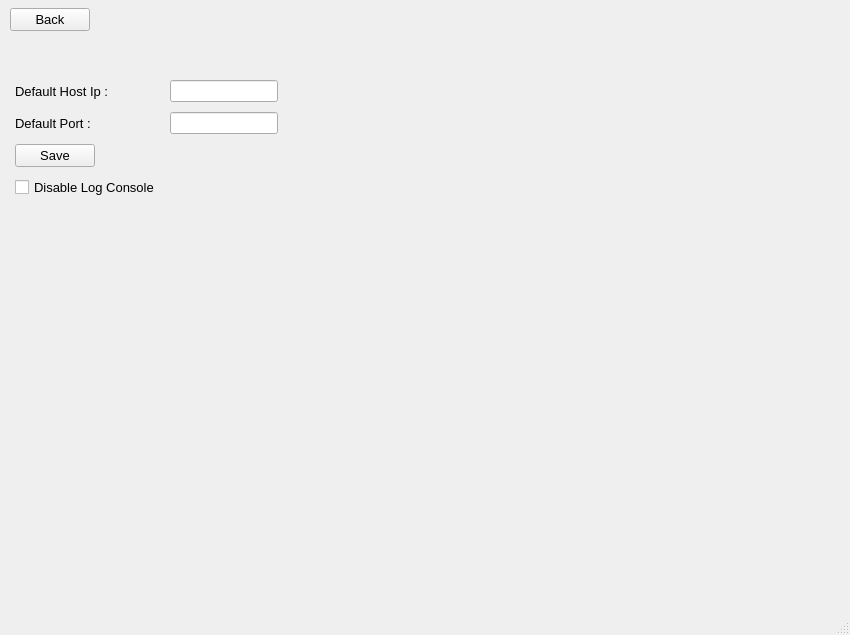
<?xml version="1.0" encoding="UTF-8"?>
<ui version="4.0">
 <class>MainWindow</class>
 <widget class="QMainWindow" name="MainWindow">
  <property name="geometry">
   <rect>
    <x>0</x>
    <y>0</y>
    <width>850</width>
    <height>635</height>
   </rect>
  </property>
  <property name="windowTitle">
   <string>PyRAT</string>
  </property>
  <property name="windowIcon">
   <iconset>
    <normaloff>../icons/pyrat_icon_fullsize.png</normaloff>../icons/pyrat_icon_fullsize.png</iconset>
  </property>
  <widget class="QWidget" name="centralwidget">
   <widget class="QWidget" name="gridLayoutWidget">
    <property name="geometry">
     <rect>
      <x>0</x>
      <y>-20</y>
      <width>851</width>
      <height>80</height>
     </rect>
    </property>
    <layout class="QGridLayout" name="gridLayout">
     <property name="leftMargin">
      <number>10</number>
     </property>
     <property name="topMargin">
      <number>20</number>
     </property>
     <property name="rightMargin">
      <number>10</number>
     </property>
     <property name="bottomMargin">
      <number>20</number>
     </property>
     <property name="horizontalSpacing">
      <number>10</number>
     </property>
     <item row="0" column="0">
      <widget class="QPushButton" name="backButton">
       <property name="font">
        <font>
         <pointsize>10</pointsize>
        </font>
       </property>
       <property name="text">
        <string>Back</string>
       </property>
       <property name="icon">
        <iconset>
         <normaloff>../icons/back.png</normaloff>../icons/back.png</iconset>
       </property>
       <property name="iconSize">
        <size>
         <width>20</width>
         <height>20</height>
        </size>
       </property>
      </widget>
     </item>
     <item row="0" column="1">
      <spacer name="horizontalSpacer">
       <property name="orientation">
        <enum>Qt::Horizontal</enum>
       </property>
       <property name="sizeHint" stdset="0">
        <size>
         <width>40</width>
         <height>20</height>
        </size>
       </property>
      </spacer>
     </item>
    </layout>
   </widget>
   <widget class="QWidget" name="formLayoutWidget">
    <property name="geometry">
     <rect>
      <x>0</x>
      <y>60</y>
      <width>851</width>
      <height>551</height>
     </rect>
    </property>
    <layout class="QFormLayout" name="formLayout">
     <property name="horizontalSpacing">
      <number>10</number>
     </property>
     <property name="verticalSpacing">
      <number>10</number>
     </property>
     <property name="leftMargin">
      <number>15</number>
     </property>
     <property name="topMargin">
      <number>20</number>
     </property>
     <property name="rightMargin">
      <number>15</number>
     </property>
     <property name="bottomMargin">
      <number>20</number>
     </property>
     <item row="0" column="0">
      <widget class="QLabel" name="label">
       <property name="font">
        <font>
         <pointsize>10</pointsize>
        </font>
       </property>
       <property name="text">
        <string>Default Host Ip :</string>
       </property>
      </widget>
     </item>
     <item row="0" column="1">
      <widget class="QLineEdit" name="defaultHostEdit">
       <property name="sizePolicy">
        <sizepolicy hsizetype="Fixed" vsizetype="Fixed">
         <horstretch>0</horstretch>
         <verstretch>0</verstretch>
        </sizepolicy>
       </property>
      </widget>
     </item>
     <item row="1" column="0">
      <widget class="QLabel" name="label_2">
       <property name="font">
        <font>
         <pointsize>10</pointsize>
        </font>
       </property>
       <property name="text">
        <string>Default Port :</string>
       </property>
      </widget>
     </item>
     <item row="1" column="1">
      <widget class="QLineEdit" name="defaultPortEdit">
       <property name="sizePolicy">
        <sizepolicy hsizetype="Fixed" vsizetype="Fixed">
         <horstretch>0</horstretch>
         <verstretch>0</verstretch>
        </sizepolicy>
       </property>
      </widget>
     </item>
     <item row="2" column="0">
      <widget class="QPushButton" name="saveButton">
       <property name="font">
        <font>
         <pointsize>10</pointsize>
        </font>
       </property>
       <property name="text">
        <string>Save</string>
       </property>
       <property name="icon">
        <iconset>
         <normaloff>../icons/save.png</normaloff>../icons/save.png</iconset>
       </property>
      </widget>
     </item>
     <item row="3" column="0">
      <widget class="QCheckBox" name="disableLogConsoleBox">
       <property name="font">
        <font>
         <pointsize>10</pointsize>
        </font>
       </property>
       <property name="text">
        <string>Disable Log Console</string>
       </property>
      </widget>
     </item>
    </layout>
   </widget>
  </widget>
  <widget class="QMenuBar" name="menubar">
   <property name="geometry">
    <rect>
     <x>0</x>
     <y>0</y>
     <width>850</width>
     <height>21</height>
    </rect>
   </property>
  </widget>
  <widget class="QStatusBar" name="statusbar"/>
 </widget>
 <resources/>
 <connections/>
</ui>
